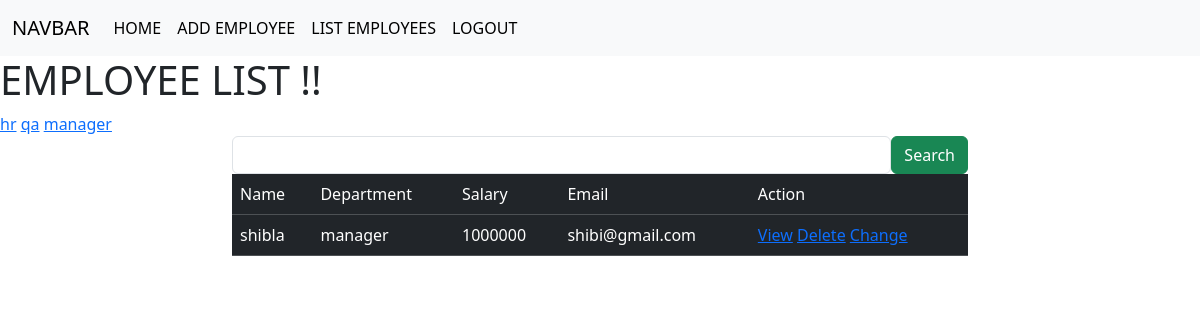
/employees/all?Department=manager (signed in), run on the app's committed database.
### crm/models.py (models this page shows, shortened)
class Employees(models.Model):
    Name=models.CharField(max_length=200)
    Department=models.CharField(max_length=200)
    Salary=models.PositiveIntegerField()
    Email=models.EmailField(unique=True)
    Contact=models.CharField(null=True, max_length=20)
    Age=models.PositiveIntegerField()
    Profile_pic=models.ImageField(upload_to="images",null=True,blank=True)
    DOB=models.DateField(null=True,blank=True)

### crm/views.py (the view, shortened to what this page needs)
# urls.py: path('employees/all',views.EmployeesListView.as_view(),name="emp-all"),
@method_decorator(signin_required,name="dispatch")
class EmployeesListView(View):
    def get(self,request,*args,**kwargs):
       qs=Employees.objects.all()
       Departments=Employees.objects.all().values_list("Department",flat=True).distinct()
       print(Departments)
       if "Department" in request.GET:
           dept=request.GET.get("Department")
           qs=qs.filter(Department__iexact=dept)
       return render(request,"emp-list.html",{"data":qs,"Departments":Departments})

### crm/views.py (called while the page is built)
def signin_required(fn):
    def wrapper(request,*args,**kwargs):
        if not request.user.is_authenticated:
            messages.error(request,"Invalid Session")
            return redirect("signin")
        else:
            return fn(request,*args,**kwargs)
    return wrapper

### crm/templates/emp-list.html (shortened to what this page needs)
{%extends 'base.html'%}
{%block body_block%}
<h1>EMPLOYEE LIST !!</h1>
<div>
    {%for dept in Departments%}
        <a href="{%url 'emp-all'%}?Department={{dept}}">{{dept}}</a>
    {%endfor%}
</div>
<div class="container">
    <div class="row">
        <div class="col-2"></div>
        <div class="col-8">
            <form action="" method="post">
                <div class="d-flex">
                    <input type="text" name="Box" class="form-control">
                <button type="submit" class="btn btn-success">Search</button>
                </div>
            </form>
        </div>
        <div class="col-2"></div>
    </div>
</div>
<div class="container">
    <div class="row">
        <div class="col-2"></div>
        <div class="col-8">
            <table class="table table-dark table-stripped caption-top">
                <tr>
                    <td>Name</td>
                    <td>Department</td>
                    <td>Salary</td>
                    <td>Email</td>
                    <td>Action</td>
                </tr>
                {%for emp in data%}
                <tr>
                    <td>{{emp.Name}}</td>
                    <td>{{emp.Department}}</td>
                    <td>{{emp.Salary}}</td>
                    <td>{{emp.Email}}</td>
                    <td>
                        <a href="{%url 'emp-detail' emp.id%}">View</a>
                        <a href="{%url 'emp-delete' emp.id%}">Delete</a>
                        <a href="{%url 'emp-edit' emp.id%}">Change</a>
                    </td>
                </tr>
                {%endfor%}
            </table>
        </div>
        <div class="col-2"></div>
    </div>
</div>
{%endblock%}

### data on the page
Employees: Name "shibla", Department "manager", Salary "1000000", Email "shibi@gmail.com"

### other printed values
{{ dept }} "hr" "qa" "manager"
